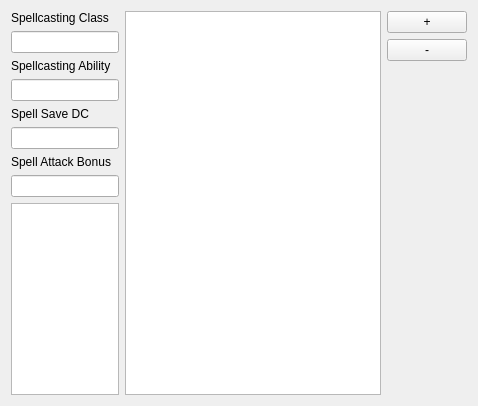
            <widget class="QWidget" name="tab_6">
             <attribute name="title">
              <string>Spells</string>
             </attribute>
             <layout class="QVBoxLayout" name="verticalLayout_44">
              <item>
               <layout class="QHBoxLayout" name="horizontalLayout_7">
                <item>
                 <layout class="QVBoxLayout" name="verticalLayout_45">
                  <property name="sizeConstraint">
                   <enum>QLayout::SetDefaultConstraint</enum>
                  </property>
                  <item>
                   <widget class="QLabel" name="label_32">
                    <property name="sizePolicy">
                     <sizepolicy hsizetype="Maximum" vsizetype="Preferred">
                      <horstretch>0</horstretch>
                      <verstretch>0</verstretch>
                     </sizepolicy>
                    </property>
                    <property name="text">
                     <string>Spellcasting Class</string>
                    </property>
                   </widget>
                  </item>
                  <item>
                   <widget class="QLineEdit" name="SPELLCASTINGCLASS0">
                    <property name="sizePolicy">
                     <sizepolicy hsizetype="Maximum" vsizetype="Fixed">
                      <horstretch>0</horstretch>
                      <verstretch>0</verstretch>
                     </sizepolicy>
                    </property>
                   </widget>
                  </item>
                  <item>
                   <widget class="QLabel" name="label_33">
                    <property name="sizePolicy">
                     <sizepolicy hsizetype="Preferred" vsizetype="Preferred">
                      <horstretch>0</horstretch>
                      <verstretch>0</verstretch>
                     </sizepolicy>
                    </property>
                    <property name="text">
                     <string>Spellcasting Ability</string>
                    </property>
                   </widget>
                  </item>
                  <item>
                   <widget class="QLineEdit" name="SPELLCASTINGABILITY0">
                    <property name="sizePolicy">
                     <sizepolicy hsizetype="Maximum" vsizetype="Fixed">
                      <horstretch>0</horstretch>
                      <verstretch>0</verstretch>
                     </sizepolicy>
                    </property>
                   </widget>
                  </item>
                  <item>
                   <widget class="QLabel" name="label_34">
                    <property name="sizePolicy">
                     <sizepolicy hsizetype="Preferred" vsizetype="Preferred">
                      <horstretch>0</horstretch>
                      <verstretch>0</verstretch>
                     </sizepolicy>
                    </property>
                    <property name="text">
                     <string>Spell Save DC</string>
                    </property>
                   </widget>
                  </item>
                  <item>
                   <widget class="QLineEdit" name="SPELLSAVEDC0">
                    <property name="sizePolicy">
                     <sizepolicy hsizetype="Maximum" vsizetype="Fixed">
                      <horstretch>0</horstretch>
                      <verstretch>0</verstretch>
                     </sizepolicy>
                    </property>
                   </widget>
                  </item>
                  <item>
                   <widget class="QLabel" name="label_35">
                    <property name="sizePolicy">
                     <sizepolicy hsizetype="Preferred" vsizetype="Preferred">
                      <horstretch>0</horstretch>
                      <verstretch>0</verstretch>
                     </sizepolicy>
                    </property>
                    <property name="text">
                     <string>Spell Attack Bonus</string>
                    </property>
                   </widget>
                  </item>
                  <item>
                   <widget class="QLineEdit" name="SPELLATKBONUS0">
                    <property name="sizePolicy">
                     <sizepolicy hsizetype="Maximum" vsizetype="Fixed">
                      <horstretch>0</horstretch>
                      <verstretch>0</verstretch>
                     </sizepolicy>
                    </property>
                   </widget>
                  </item>
                  <item>
                   <widget class="QTableView" name="SPELLSLOT_TABLE">
                    <property name="sizePolicy">
                     <sizepolicy hsizetype="Ignored" vsizetype="Expanding">
                      <horstretch>0</horstretch>
                      <verstretch>0</verstretch>
                     </sizepolicy>
                    </property>
                   </widget>
                  </item>
                 </layout>
                </item>
                <item>
                 <widget class="QTableView" name="SPELL_TABLE"/>
                </item>
                <item>
                 <layout class="QVBoxLayout" name="verticalLayout_48">
                  <item>
                   <widget class="QPushButton" name="spell_add">
                    <property name="text">
                     <string>+</string>
                    </property>
                   </widget>
                  </item>
                  <item>
                   <widget class="QPushButton" name="spell_remove">
                    <property name="text">
                     <string>-</string>
                    </property>
                   </widget>
                  </item>
                  <item>
                   <spacer name="verticalSpacer_3">
                    <property name="orientation">
                     <enum>Qt::Vertical</enum>
                    </property>
                    <property name="sizeHint" stdset="0">
                     <size>
                      <width>20</width>
                      <height>40</height>
                     </size>
                    </property>
                   </spacer>
                  </item>
                 </layout>
                </item>
               </layout>
              </item>
             </layout>
            </widget>
